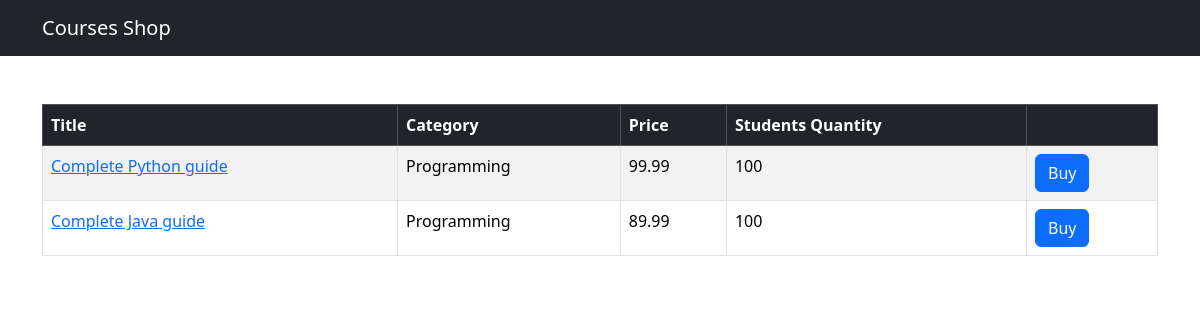
The page /shop/ on the database as committed earlier.
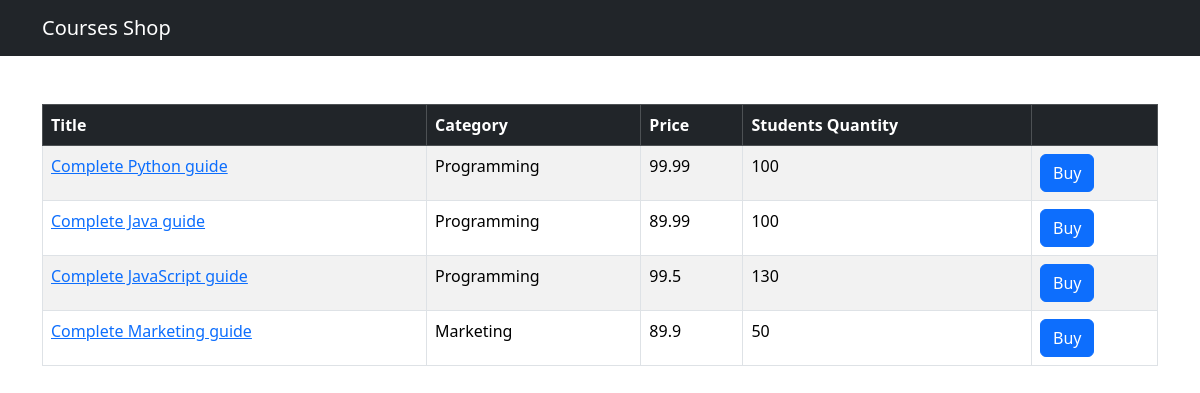
The same page on the database as committed later.
### shop/models.py (models this page shows, shortened)
class Course(models.Model):
    title = models.CharField(max_length=300)
    price = models.FloatField()
    students_qty = models.IntegerField()
    reviews_qty = models.IntegerField()
    category = models.ForeignKey(Category, on_delete=models.CASCADE)
    created_at = models.DateTimeField(default=timezone.now)

class Category(models.Model):
    title = models.CharField(max_length=255)
    created_at = models.DateTimeField(default=timezone.now)
    def __str__(self):
        return self.title

### shop/views.py (the view)
# urls.py: path('', views.index, name='index'),
def index(request):
    courses = Course.objects.all()
    return render (request, 'shop/courses.html', {'courses': courses})

### templates/shop/courses.html (shortened to what this page needs)
{% extends "base.html" %}
{% block content %}
<table class='table mt-5 table-bordered table-striped table-hover'>
    <thead class='table-dark'>
        <tr>
            <th>Title</th>
            <th>Category</th>
            <th>Price</th>
            <th>Students Quantity</th>
            <th></th>
        </tr>
    </thead>
    <tbody>
        {%for course in courses%}
        <tr>
            <td>
                <a href={% url "shop:single_course" course.id %}>{{course.title}}</a>
            </td>
            <td>{{course.category}}</td>
            <td>{{course.price}}</td>
            <td>{{course.students_qty}}</td>
            <td><button class='btn btn-primary'>Buy</button></td>
        </tr>
        {% endfor %}
    </tbody>
</table>
{% endblock content %}

### templates/base.html (shortened to what this page needs)
<!DOCTYPE html>
<html lang="en">
<head>
    <link href="https://cdn.jsdelivr.net/npm/bootstrap@5.3.3/dist/css/bootstrap.min.css" rel="stylesheet">
</head>
<body>
    <nav class="navbar navbar-dark bg-dark">
        <div class="container">
            <a href={% url "shop:index" %} class="navbar-brand">Courses Shop</a>
        </div>
    </nav>
    <main class="container">
        {% block  content%}
        {% endblock  %}
    </main>
</body>
</html>

Rows that differ between the two databases and show on the page:
added Course: title "Complete JavaScript guide", category "Programming", price "99.5", students_qty "130"
added Course: title "Complete Marketing guide", category "Marketing", price "89.9", students_qty "50"
